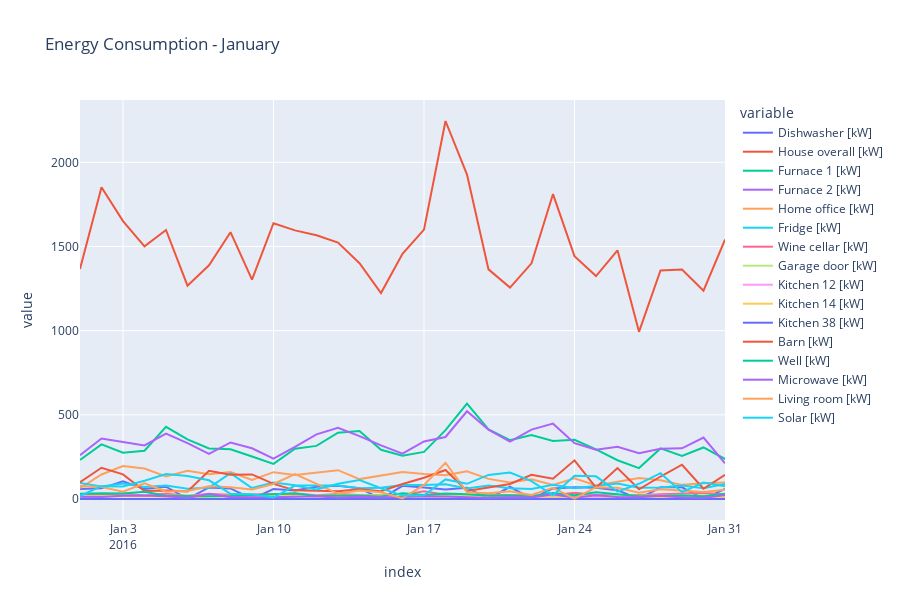
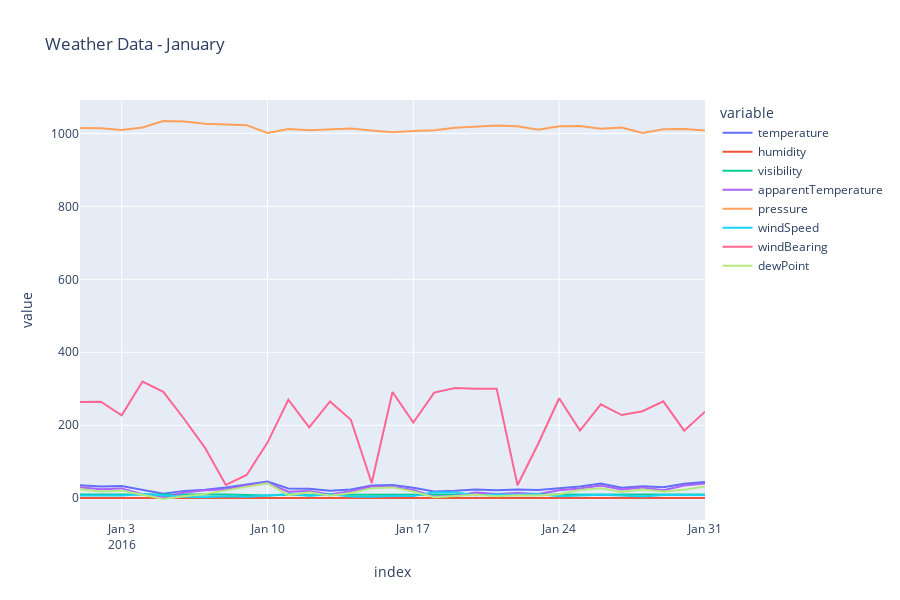
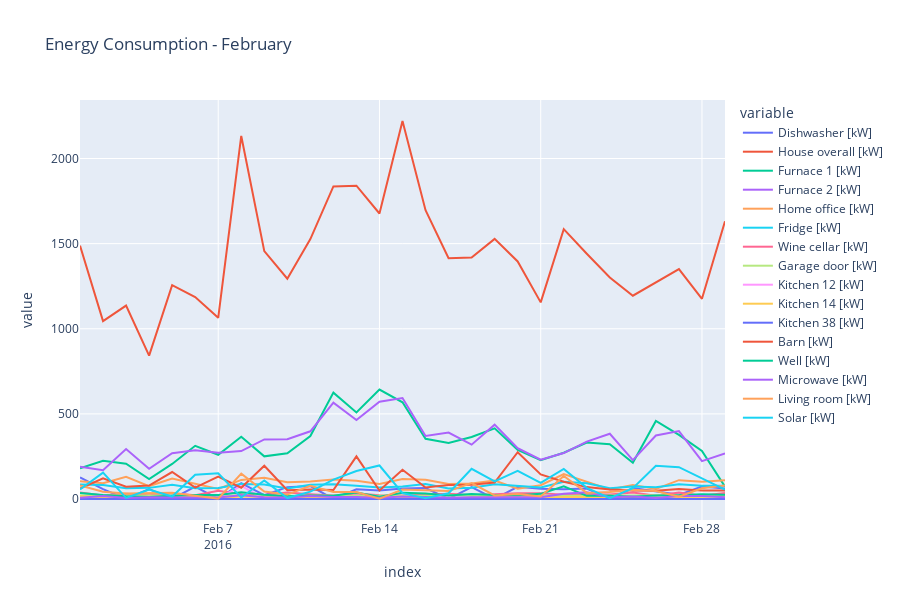
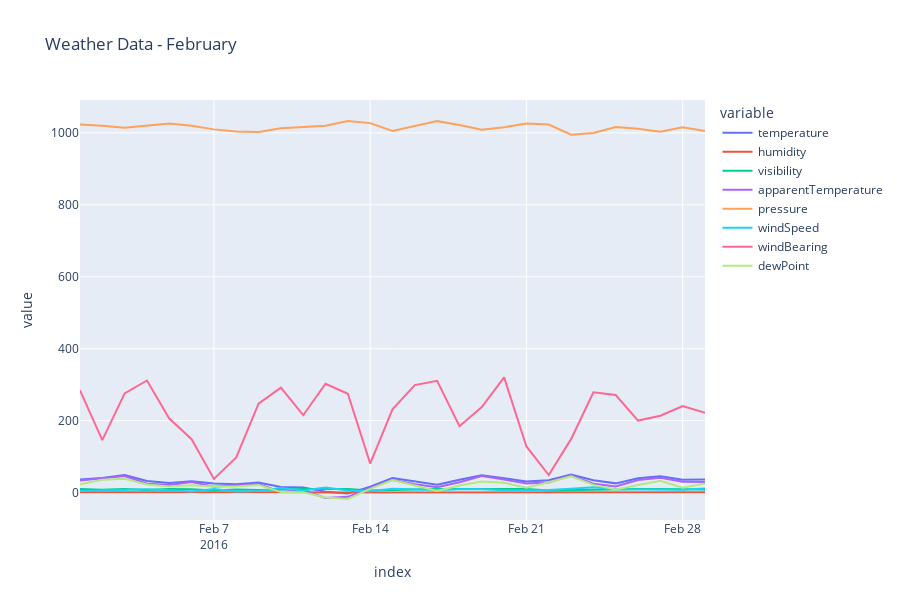

Source (notebook cell) for these figures, in order:
### Code cell
# Iterate through each month in the year and generate the plots
# "2016-01-01" : "2016-01-31"
# import calendar 
for month in range(1, 13):
    # Filter the energy and weather data for the current month
    start_date = f'2016-{month:02}-01'
    end_date = f'2016-{month:02}-' + str(calendar.monthrange(2016, month)[1])
    energy_per_day_month = energy_per_day.loc[start_date:end_date].filter(items=cols_energy)
    weather_data_day_month = weather_data_day.loc[start_date:end_date].filter(items=cols_weather)
    
    # Generate the plots for the current month
    fig_energy = px.line(data_frame=energy_per_day_month, line_dash_sequence=['solid']*15, width=900, height=600, title=f'Energy Consumption - {calendar.month_name[month]}')
    fig_weather = px.line(data_frame=weather_data_day_month, line_dash_sequence=['solid']*6, width=900, height=600, title=f'Weather Data - {calendar.month_name[month]}')
    
    # Show the plots
    fig_energy.show()
    fig_weather.show()
